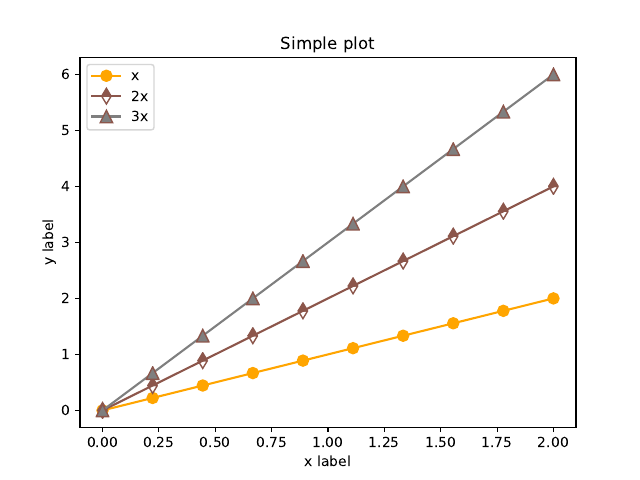

Generate this figure with Python:
# Set marker style, markersize or ms, markeredgewidth or mew, markeredgecolor or mec,
# markerfacecolor or mfc, markerfacecoloralt or mafcalt, fillstyle ('full', 'left', 'right', 'bottom', 'top', 'none').
import matplotlib.pyplot as plt
import numpy as np

x = np.linspace(0, 2, 10)

fig, ax = plt.subplots()
ax.set_title('Simple plot')
ax.set_xlabel('x label')
ax.set_ylabel('y label')
ax.plot(x, x, label='x', c='orange', marker='o', markersize=8, fillstyle='full')
ax.plot(x, 2*x, label='2x', c='C5', marker='d', ms=8, markeredgecolor='C5', fillstyle='top')
ax.plot(x, 3*x, label='3x', c='C7', marker='^', ms=9, mec='C5', mfc='C7', fillstyle='none')


plt.legend()
plt.savefig('set_marker.pdf')
plt.show()

